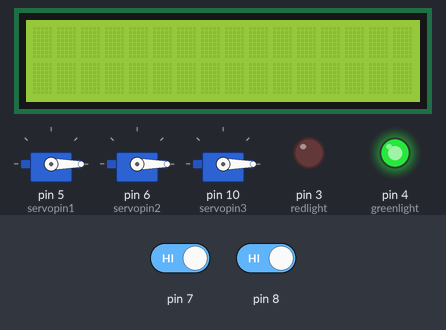
Recording of a sketch running on a simulated Arduino Uno, built with avr-gcc and run on an emulated ATmega328P. On the bench: 3 × servo, 16×2 character LCD, output pins drawn as LEDs (lit = HIGH). Dashed ring = blinking. The test bench sets the inputs (shaded band); at power-on: pin 8 HIGH, pin 7 HIGH.

Above: at 1.2 s.
1.3 s: pin 8 driven LOW
At 1.64 s:
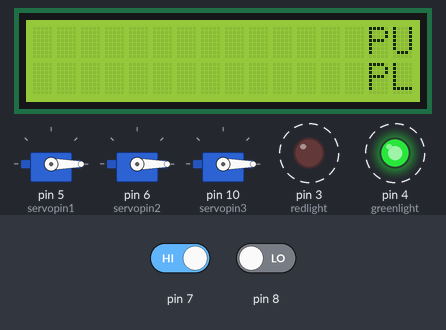
At 2.33 s:
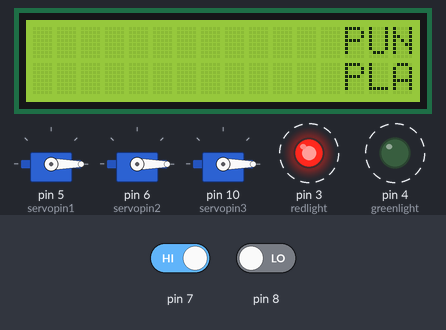
3.4 s: pin 7 driven LOW
At 3.72 s:
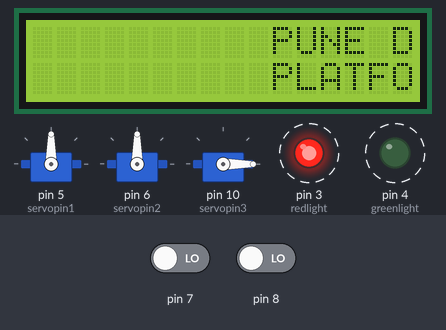
Timing chart, 0 to 11.7 s (numbered marks = the images above; inputs shaded):
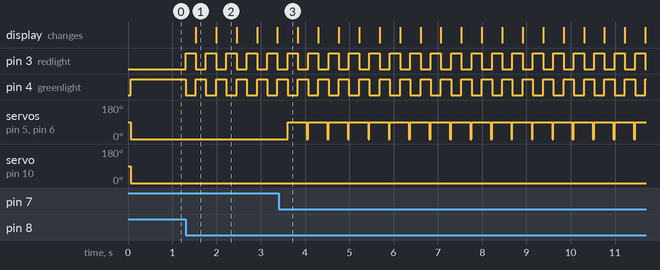

The sketch:

train_station.ino
```cpp
#include <Servo.h>
#include <LCD_I2C.h>
#include <Wire.h>
//#include<avr/wdt.h>

Servo s1;
Servo s2;
Servo s3;
unsigned long presentime;
const long duration = 400;
unsigned long prevtime = 0;
unsigned long prevtime1 = 0;

LCD_I2C lcd(0x27, 16, 2);

const int redlight = 3;
const int greenlight = 4;
const int servopin1 = 5;
const int servopin2 = 6;
const int servopin3 = 10;
bool train_arrived = false;
bool previousstate=1;
bool red_led_state=0;
bool green_led_state=1;
void setup()
{


  pinMode(8, INPUT);
  pinMode(7, INPUT);
  pinMode(redlight, OUTPUT);
  pinMode(greenlight, OUTPUT);
  s1.attach(servopin1);
  s2.attach(servopin2);
  s3.attach(servopin3);
  Wire.begin();
  lcd.begin(&Wire);
  lcd.backlight();
  s1.write(0);
  s2.write(0);
  digitalWrite(greenlight, HIGH);
  s3.write(0);

}

void loop()
{
  presentime = millis();

  bool red = digitalRead(7);
  bool green = digitalRead(8);


  if (red == 0)
  {
    s1.write(90);
    s2.write(90);
  }

  if(red==0||green==0)
  {
     red_led_state=!red_led_state;
     green_led_state=!green_led_state;

     digitalWrite(redlight, red_led_state? HIGH:LOW);

     digitalWrite(greenlight, !green_led_state? LOW:HIGH);
      delay(200);
  }


  if (green == 0)
  {
    train_arrived = true;
    s1.write(0);
    s2.write(0);
    prevtime1 = millis();
  }


  if (train_arrived)
  {
    lcd.setCursor(15, 0);
    lcd.print(F("PUNE DAUND EXPRESS"));
    lcd.setCursor(15, 1);
    lcd.print(F("PLATFORM NO.3"));

    if (presentime - prevtime >= duration)
    {
      lcd.scrollDisplayLeft();
      prevtime = presentime;
    }

    if (millis() - prevtime1 >= 10000)
    {

      s3.write(140);

    }
     if (millis() - prevtime1 >= 15000)
    {

      s3.write(0);
      void(* resetFunc) (void) = 0;
      resetFunc();

    }
  }
}
```

irsensor.ino
```cpp
void Read(void)
{
  unsigned long starttime=millis();
  digitalWrite(6,LOW);
  delayMicroseconds(2);
  digitalWrite(6,HIGH);
  delayMicroseconds(10);
  digitalWrite(6,LOW);


  float value = pulseIn(5,HIGH);
  float distance = (value*0.0343)/2;


  if(distance<10.00)
  {
    analogWrite(9,0);
    analogWrite(10,0);
  }
  else
  {

    analogWrite(9,200);
    analogWrite(10,200);

  }

}
```

Measured:
- after the input at 1.3 s, pin 3 (redlight), pin 4 (greenlight): alternates HIGH for 0.23 s and LOW for 0.23 s, starting at once; the display: changes after 0.23 s (image 1)
- after the input at 3.4 s, servo on pin 5 (servopin1), servo on pin 6 (servopin2): alternates 90° for 0.43 s and 0° for 0.03 s, starting after 0.21 s
- what the display in image 1 shows lasts 0.5 s, from 1.5 s to 2.0 s
